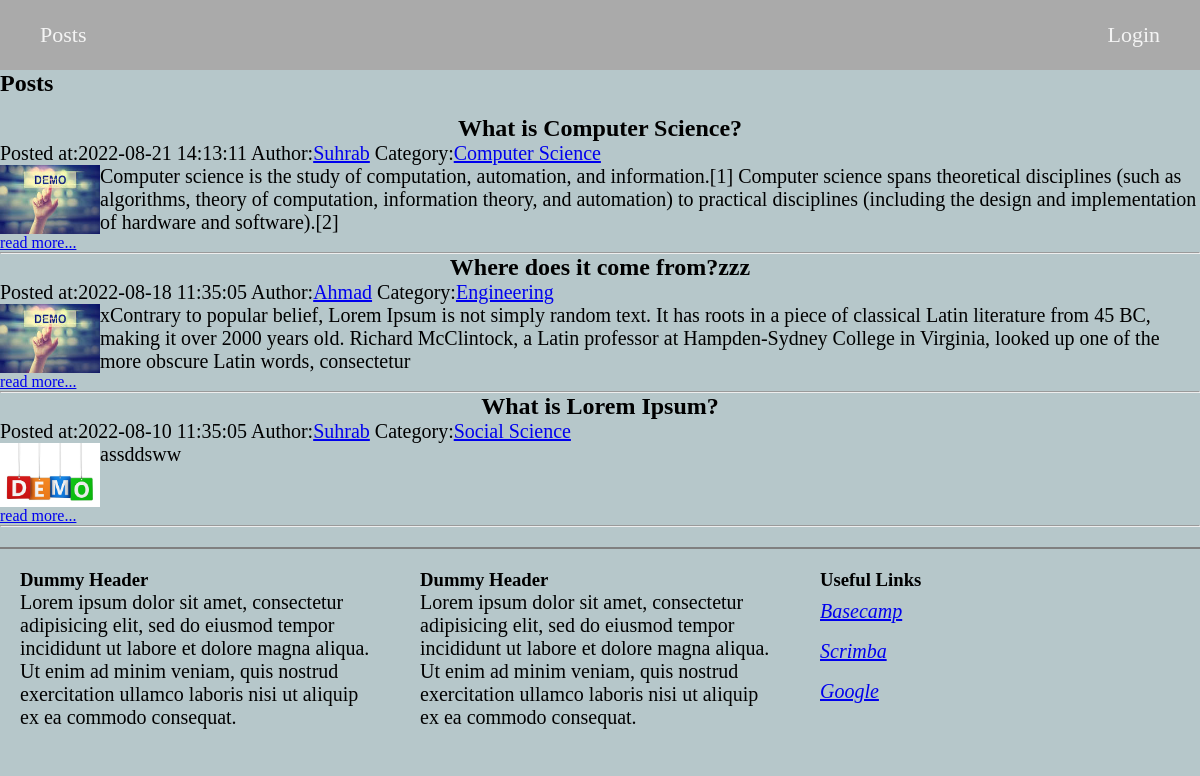
/posts.php, run on the app's committed database.
### tables this page shows
CREATE TABLE `posts` (
  `id` int(11) NOT NULL,
  `title` varchar(255) NOT NULL,
  `content` text NOT NULL,
  `image_path` varchar(255) NOT NULL,
  `post_date` datetime NOT NULL,
  `updated_date` datetime DEFAULT NULL,
  `author_id` int(11) NOT NULL,
  `category_id` int(11) NOT NULL,
  `updated_by` int(11) NOT NULL
);

CREATE TABLE `users` (
  `id` int(11) NOT NULL,
  `name` varchar(50) NOT NULL,
  `age` tinyint(4) NOT NULL,
  `username` varchar(50) NOT NULL,
  `role` varchar(50) NOT NULL,
  `email` varchar(100) NOT NULL,
  `password` varchar(255) NOT NULL,
  `image_path` varchar(255) NOT NULL,
  `create_date` date NOT NULL DEFAULT current_timestamp()
);

CREATE TABLE `categories` (
  `id` int(11) NOT NULL,
  `name` varchar(50) NOT NULL,
  `created_by` int(11) NOT NULL,
  `create_date` date NOT NULL DEFAULT current_timestamp(),
  `updated_by` int(11) DEFAULT NULL,
  `update_date` date DEFAULT NULL
);

### helpers/session.php (called while the page is built, shortened)
<?php
class Session{
    public static function get_session($name){
        return isset($_SESSION[$name]) ? $_SESSION[$name] : null;
    }
}

### helpers/functions.php (called while the page is built, shortened)
<?php
require_once 'session.php';
function is_login(){
    return Session::get_session('login');
}

### controller/post.php (called while the page is built, shortened)
<?php
require_once 'model/Model.php';
require_once 'helpers/functions.php';
$post_model = new Post();
$auth_user = auth_user();
if(isset($_POST['submit_post'])){
    $input_names =['title','content','category_id'];
    $required_inputs =['title','content','category_id'];
    $data = get_post_data($input_names,$required_inputs);
    $data['author_id'] = $auth_user['id'];
    $data['post_date'] = date("Y-m-d H:i:s");
    $errors = $data['errors'];
    unset($data['errors']);
    if(empty($errors)){
        if($temp_path = get_image_path($_FILES['post_image'])){
            $data['image_path'] =$temp_path;
        }
        if($post_model->insert($data)){
            set_message('success',"Record added successfully!");
        }
        redirect('posts.php');
    }
    set_message('errors',$errors);
    set_message('data',$data);
    redirect('add_post.php');
}else{
    $select = "posts.id, posts.title, posts.content, posts.image_path, posts.post_date,
    users.name as `author`, categories.name as `category_name`,
    categories.id as `category_id`,users.id as `author_id`";
    $join = " INNER JOIN `users` ON posts.author_id = users.id ";
    $join .= " INNER JOIN `categories` ON posts.category_id = categories.id ";
    $order_by = ' ORDER By posts.post_date DESC';
    $data = $post_model->select($select,[],$join,$order_by,false);
}

### model/Model.php (called while the page is built, shortened)
<?php
class Model{
    protected $table = '';
    protected $connection = '';
    public function __construct(){
        $this->connection = new mysqli('localhost','root','','session9_assignment6');
    }
    public function select($select ='*', $where=[],$join='',$order_by='',$single=false){
        $query = "SELECT {$select} FROM `{$this->table}`";
        if(!empty($join)){
            $query .= $join;
        }
        if(!empty($order_by)){
            $query .= $order_by;
        }
        $result = $this->connection->query($query);
        $data = null;
        if($single){
            $data = $result->fetch_assoc();
        }else{
            $data = $result->fetch_all(MYSQLI_ASSOC);
        }
        return $data;
    }
}

### posts.php (the view, shortened to what this page needs)
<?php
require_once 'includes/header.php';
require_once 'controller/post.php';
?>
<h2>Posts</h2>
<br/>
<?php foreach($data as $post):?>
    <div class="post">
        <h2 style="text-align:center;"><?php echo $post['title'];?></h2>
        <p>
            <span>Posted at:<?php echo $post['post_date'];?></span>
            <span>Author:<a href="posts.php?author_id=<?php echo $post['author_id'];?>"><?php echo ucwords($post['author']);?></a></span>
            <span>Category:<a href="posts.php?category_id=<?php echo $post['category_id'];?>"><?php echo $post['category_name'];?></a></span>
        </p>
        <div style="display:flex;">
            <?php if(!empty($post['image_path'])):?>
                <img style="width:100px;" src="<?php echo $post['image_path'];?>"/>
            <?php else: ?>
                <img  style="width:100px;" src="assets/images/profile-demo.png"/>
            <?php endif;?>
            <p><?php echo substr($post['content'],0,300);?></p>
        </div>
        <a href="post.php?id=<?php echo $post['id'];?>&display=true">read more...</a>
        <hr/>
    </div>
<?php endforeach;?>
<?php require_once 'includes/footer.php';?>

### includes/header.php (shortened to what this page needs)
<!DOCTYPE html>
<html lang="en">
<head>
    <link rel="stylesheet" href="assets/css/styles.css">
</head>
<body>
    <?php
    require_once 'helpers/functions.php';
    ?>
    <div class="main-wrapper">
        <header class="header-menu">
            <ul>
                <li class="btn-post"><a href="posts.php">Posts</a></li>
                    <li id="left-nav"></li>
                <?php if(is_login()):?>
                    <li class="btn-profile"><a href="user.php?profile=true">Profile</a></li>
                    <li class="btn-reset-password"><a href="user.php?reset_password=true">Reset Password</a></li>
                    <li class="btn-logout"><a href="user.php?logout=true.php">Logout</a></li>
                <?php else:?>
                    <li class="btn-logout"><a href="login.php">Login</a></li>
                <?php endif;?>
            </ul>
        </header>

### includes/footer.php
      <footer class="footer">
        <div>
          <h3>Dummy Header</h3>
            <p>Lorem ipsum dolor sit amet, consectetur adipisicing elit,
              sed do eiusmod tempor incididunt ut labore et dolore magna aliqua.
              Ut enim ad minim veniam, quis nostrud exercitation ullamco laboris
              nisi ut aliquip ex ea commodo consequat.
          </p>
        </div>
        <div>
          <h3>Dummy Header</h3>
            <p>Lorem ipsum dolor sit amet, consectetur adipisicing elit,
              sed do eiusmod tempor incididunt ut labore et dolore magna aliqua.
              Ut enim ad minim veniam, quis nostrud exercitation ullamco laboris
              nisi ut aliquip ex ea commodo consequat.
          </p>
        </div>
        <div class="useful-links">
          <h3>Useful Links</h3>
          <ul>
            <li><a href="#">Basecamp</a></li>
            <li><a href="#">Scrimba</a></li>
            <li><a href="#">Google</a></li>
          </ul>
        </div>
      </footer>
    </div>
  </body>
</html>

### assets/css/styles.css (style rules this page uses)
* { margin: 0px; padding: 0px; }
.main-wrapper { background-color: #B6C7CA; min-height: 800px; }
h2 { font-size: 24px; }
p { font-size: 20px; }
.header-menu { height: 50px; padding: 10px 20px; background-color: #aaa; }
.header-menu ul { display: flex; justify-content:space-between; align-items: center; height: 100%; }
.header-menu ul li { padding: 10px 20px; list-style: none; }
.header-menu ul li a { text-decoration: none; font-size: 22px; color:#f4f4f4; }
#left-nav { margin-left: auto; }
.footer { display: flex; flex-direction: row; justify-content: space-around; margin-top:20px; border-top: 2px solid grey; }
.footer div { flex:1; padding: 20px; }
.footer .useful-links ul li { list-style: none; text-decoration: none; font-style: oblique; font-size: 20px; line-height: 2em; }

### data on the page
posts: title "What is Computer Science?", post_date "2022-08-21 14:13:11", author.name "Suhrab", category.name "Computer Science", image_path (picture), content "Computer science is the study of computation, automation, and information.[1] Computer science spans theoretical disciplines (such as algorithms, theory of computation, information theory, and automation) to practical disciplines (including the design and implementation of hardware and software).[2]"
posts: title "Where does it come from?zzz", post_date "2022-08-18 11:35:05", author.name "Ahmad", category.name "Engineering", image_path (picture), content "xContrary to popular belief, Lorem Ipsum is not simply random text. It has roots in a piece of classical Latin literature from 45 BC, making it over 2000 years old. Richard McClintock, a Latin professor at Hampden-Sydney College in Virginia, looked up one of the more obscure Latin words, consectetur"
posts: title "What is Lorem Ipsum?", post_date "2022-08-10 11:35:05", author.name "Suhrab", category.name "Social Science", image_path (picture), content "assddsww"
